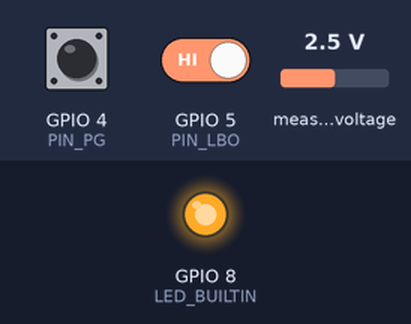
Bench run of a program on a simulated ESP32-C3. Shown: output pins drawn as LEDs (lit = HIGH). The test bench sets the inputs (shaded band); at power-on: GPIO 4 (PIN_PG) HIGH, GPIO 5 (PIN_LBO) HIGH, measured voltage 2.5 V. What the program prints to the serial monitor is not drawn.

Above: at 1.4 s.
1.5 s: GPIO 4 (PIN_PG) pulled LOW for 0.15 s
At 2.3 s:
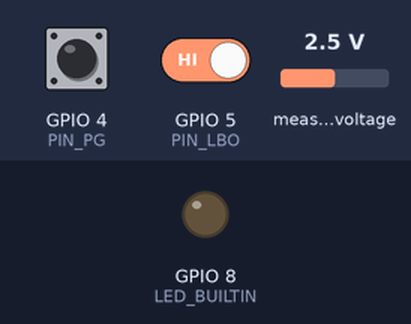
4.2 s: GPIO 4 (PIN_PG) pulled LOW for 3.2 s
At 8.7 s:
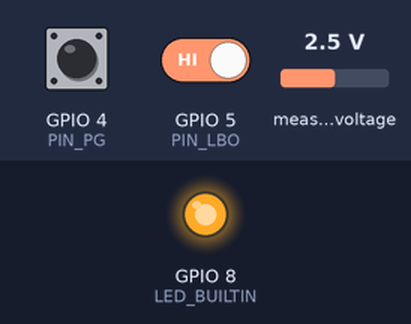
9.0 s: GPIO 4 (PIN_PG) driven LOW and GPIO 5 (PIN_LBO) driven LOW
At 9.8 s:
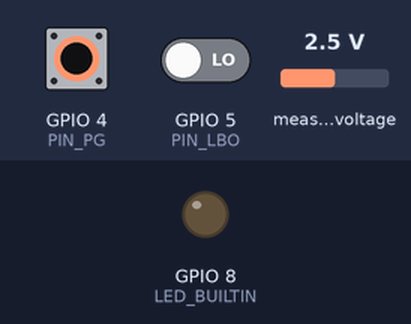
11.7 s: GPIO 4 (PIN_PG) driven HIGH
At 13.8 s:
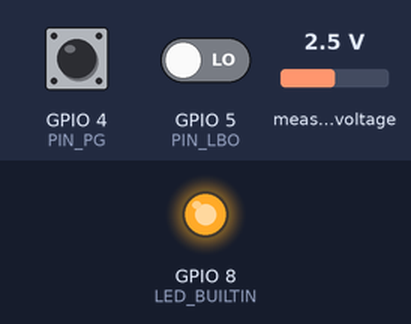
Timing chart, 0 to 14.9 s (numbered marks = the images above; inputs shaded):
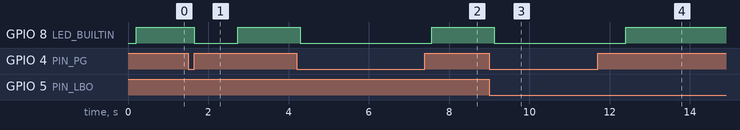

Measured:
- after the input at 1.5 s, GPIO 8 (LED_BUILTIN): HIGH → LOW after 0.15 s, → HIGH 1.1 s later
- after the input at 4.2 s, GPIO 8 (LED_BUILTIN): HIGH → LOW after 0.10 s, → HIGH 3.3 s later
- after the input at 9.0 s, GPIO 8 (LED_BUILTIN): HIGH → LOW after 0.13 s
- after the input at 11.7 s, GPIO 8 (LED_BUILTIN): LOW → HIGH after 0.71 s

The program:

main.cpp
```cpp
// ==== Task 76 – Economia de Energia (ESP32-C3 SuperMini) ====
// Versão com ADS1115 (I2C) para leitura de VBAT.
// Recursos: histerese, Wi-Fi OFF em bateria, light/deep-sleep, wake por PG (EXT0),
// filtro mediana no ADC externo, contadores de tempo por modo, duty-cycle por modo, logs.

#include <Arduino.h>
#include <WiFi.h>
#include "esp_wifi.h"
#include "esp_sleep.h"
#include <Wire.h>
#include <Adafruit_ADS1X15.h>
#include <algorithm>  // std::sort

// ================== PINAGEM (AJUSTE AQUI) ==================
#ifndef LED_BUILTIN
#define LED_BUILTIN 8           // Troque para o LED da sua placa (alguns SuperMini usam GPIO2)
#endif

// I2C do ESP32-C3 SuperMini (ajuste se necessário)
constexpr int I2C_SDA = 8;
constexpr int I2C_SCL = 9;

// Sinais do MCP73871 (open-drain; puxe para 3V3 com resistor/pull-up interno se necessário)
constexpr int PIN_PG  = 4;      // Power-Good: 1 = fonte presente, 0 = em bateria (precisa ser RTC-GPIO p/ wake EXT0)
constexpr int PIN_LBO = 5;      // Low Battery Output (~3.1V do módulo Adafruit), normalmente ativo em nível BAIXO

// Se o seu módulo já fornece pull-ups externos em PG/LBO, troque INPUT_PULLUP por INPUT.
constexpr bool USE_INTERNAL_PULLUPS = true;

// ================== ADS1115 ==================
Adafruit_ADS1115 ads;
constexpr uint8_t ADS_ADDR = 0x48;  // ADDR em GND → 0x48

// ================== CALIBRAÇÃO DO DIVISOR ==================
/*
  Exemplo de divisor para VBAT: 220k (top) / 100k (bottom)
  Fator = Rbottom / (Rtop + Rbottom) = 100k / 320k = 0.3125
  Vbat = Vadc / fator
*/
constexpr float DIV_FACTOR = 0.3125f;                 // Ajuste conforme seu divisor
inline float VBAT_FROM_ADC_V(float vAdc) { return vAdc / DIV_FACTOR; }

// ================== LIMIARES COM HISTERese ==================
constexpr float VBAT_WARN_ENTER = 3.60f;  // Entrar em SAVING
constexpr float VBAT_WARN_EXIT  = 3.70f;  // Sair de SAVING
constexpr float VBAT_CRIT_ENTER = 3.30f;  // Entrar em CRITICAL
constexpr float VBAT_CRIT_EXIT  = 3.40f;  // Sair de CRITICAL

// Debounce de transição PG (rede ↔ bateria)
constexpr uint32_t ON_BATT_GRACE_MS = 1000;

// Duty-cycle de amostragem por modo
constexpr uint32_t SAMPLE_LOG_MS   = 1000;
constexpr uint32_t SAVING_SLEEP_MS = 500;
constexpr uint32_t CRIT_SLEEP_MS   = 1000;

// Deep sleep em crítico persistente
constexpr uint32_t CRIT_PERSIST_MS = 30000;                           // após 30s crítico → deep sleep
constexpr uint64_t DEEP_SLEEP_US   = 5ULL * 60ULL * 1000000ULL;       // 5 minutos

// ================== CONTROLE DE MODO ==================
enum class PowerMode { NORMAL, SAVING, CRITICAL };
PowerMode currentMode = PowerMode::NORMAL;

bool onMains = true;                // verdadeiro se PG=HIGH
uint32_t lastPgChangeMs = 0;
uint32_t tEnterModeMs   = 0;
uint32_t tAccumNormal   = 0, tAccumSaving = 0, tAccumCritical = 0;
uint32_t criticalSince  = 0;

// ================== UTILITÁRIOS ==================
void wifiOff() {
  WiFi.mode(WIFI_OFF);
  esp_wifi_stop(); // garante modem realmente parado
}

void wifiOn() {
  WiFi.mode(WIFI_STA);
  // WiFi.begin("SSID","SENHA"); // habilite se precisar
  esp_wifi_set_ps(WIFI_PS_MIN_MODEM); // PS leve no NORMAL
}

void toCpu160() { setCpuFrequencyMhz(160); }
void toCpu80()  { setCpuFrequencyMhz(80);  }

void enterLightSleep(uint32_t ms) {
  esp_sleep_enable_timer_wakeup((uint64_t)ms * 1000ULL);
  esp_light_sleep_start(); // retorna após acordar
}

void enterDeepSleepFor(uint64_t us) {
  esp_sleep_enable_timer_wakeup(us);
  esp_deep_sleep_start(); // não retorna
}

// Habilitar wake por retorno da rede (PG=HIGH). IMPORTANTE: PIN_PG deve ser RTC-capable.
void enableWakeOnPG() {
  esp_sleep_enable_ext0_wakeup((gpio_num_t)PIN_PG, 1); // wake quando PG=HIGH
}

// Contabiliza tempo no modo anterior e troca de modo
void switchMode(PowerMode next) {
  uint32_t now = millis();
  uint32_t delta = now - tEnterModeMs;
  if (tEnterModeMs != 0) {
    if      (currentMode == PowerMode::NORMAL)   tAccumNormal   += delta;
    else if (currentMode == PowerMode::SAVING)   tAccumSaving   += delta;
    else if (currentMode == PowerMode::CRITICAL) tAccumCritical += delta;
  }
  tEnterModeMs = now;
  currentMode = next;
}

// ================== LEITURA DO VBAT (ADS1115 + MEDIANA) ==================
float readVBAT() {
  const int N = 7;
  int16_t buf[N];

  for (int i = 0; i < N; ++i) {
    // Canal A0 (single-ended). Use A1/A2/A3 conforme sua fiação para outras tensões.
    int16_t raw = ads.readADC_SingleEnded(0);
    buf[i] = raw;
    delay(2);
  }
  std::sort(buf, buf + N);
  int16_t rawMedian = buf[N / 2];

  // Converte para Volts no pino (usa ganho configurado via ads.setGain)
  float vAdc = ads.computeVolts(rawMedian);

  // Converte para tensão real da bateria via divisor
  return VBAT_FROM_ADC_V(vAdc);
}

// ================== POLÍTICA DE MODO ==================
void applyNormalMode() {
  wifiOn();        // habilite Wi-Fi somente se necessário no seu caso
  toCpu160();      // desempenho total
  digitalWrite(LED_BUILTIN, HIGH);
}

void applySavingMode() {
  wifiOff();
  toCpu80();
  digitalWrite(LED_BUILTIN, LOW);
  enterLightSleep(SAVING_SLEEP_MS);
}

void applyCriticalMode() {
  wifiOff();
  toCpu80();
  digitalWrite(LED_BUILTIN, LOW);
  enterLightSleep(CRIT_SLEEP_MS);
}

// Regras de transição com histerese
void updateModeByVbat(float vbat) {
  if (!onMains) {
    // Estamos em bateria
    switch (currentMode) {
      case PowerMode::NORMAL:
        // Caiu pra bateria → vai para SAVING direto
        switchMode(PowerMode::SAVING);
        break;
      case PowerMode::SAVING:
        if (vbat <= VBAT_CRIT_ENTER) {
          switchMode(PowerMode::CRITICAL);
          criticalSince = millis();
        }
        break;
      case PowerMode::CRITICAL:
        if (vbat >= VBAT_CRIT_EXIT) {
          switchMode(PowerMode::SAVING);
          criticalSince = 0;
        }
        break;
    }
  } else {
    // Fonte presente → NORMAL
    if (currentMode != PowerMode::NORMAL) {
      switchMode(PowerMode::NORMAL);
      criticalSince = 0;
    }
  }
}

// ================== SETUP/LOOP ==================
void setup() {
  pinMode(LED_BUILTIN, OUTPUT);
  digitalWrite(LED_BUILTIN, LOW);

  Serial.begin(115200);
  delay(200);
  Serial.println(F("\n[BOOT] Task 76 - Economia de Energia (ESP32-C3 + ADS1115)"));

  // I2C + ADS1115
  Wire.begin(I2C_SDA, I2C_SCL);
  // Ganho ±2.048 V (GAIN_TWO): ótima resolução para ~1.31 V do divisor quando VBAT=4.2 V
  ads.setGain(GAIN_TWO); // LSB ~62.5 µV
  if (!ads.begin(ADS_ADDR)) {
    Serial.println(F("[ERR] ADS1115 nao encontrado (0x48). Verifique I2C/ADDR."));
    while (1) delay(10);
  }

  // Entradas digitais
  if (USE_INTERNAL_PULLUPS) {
    pinMode(PIN_PG,  INPUT_PULLUP);
    pinMode(PIN_LBO, INPUT_PULLUP);
  } else {
    pinMode(PIN_PG,  INPUT);
    pinMode(PIN_LBO, INPUT);
  }

  // Estado inicial baseado em PG (rede presente?)
  onMains = (digitalRead(PIN_PG) == HIGH);
  tEnterModeMs = millis();
  if (onMains) {
    switchMode(PowerMode::NORMAL);
    applyNormalMode();
    Serial.println(F("[MODE] NORMAL (fonte presente)"));
  } else {
    switchMode(PowerMode::SAVING);
    applySavingMode();
    Serial.println(F("[MODE] SAVING (em bateria)"));
  }

  // Wake-up por retorno da rede (PG=HIGH) em deep-sleep
  enableWakeOnPG();

  // Opcional: manter estado de GPIOs durante deep-sleep (ex.: LED)
  // gpio_hold_en((gpio_num_t)LED_BUILTIN);
  // esp_sleep_pd_config(ESP_PD_DOMAIN_RTC_PERIPH, ESP_PD_OPTION_ON);
}

void loop() {
  // 1) Debounce de PG (rede ↔ bateria)
  bool pgNow = (digitalRead(PIN_PG) == HIGH);
  if (pgNow != onMains) {
    if (millis() - lastPgChangeMs > ON_BATT_GRACE_MS) {
      onMains = pgNow;
      lastPgChangeMs = millis();
      Serial.printf("[PG] Fonte %s\n", onMains ? "PRESENTE" : "AUSENTE (BAT)");
    }
  }

  // 2) Leitura de VBAT e LBO (~3.1V fixo do módulo Adafruit; checar ativo-alto/baixo)
  float vbat = readVBAT();
  bool lboActive = (digitalRead(PIN_LBO) == LOW); // ajuste se seu LBO for ativo-alto

  // 3) Política baseada em VBAT + histerese + LBO
  updateModeByVbat(vbat);

  // Se LBO disparar, força CRITICAL (último estágio) mesmo que a tensão oscile
  if (!onMains && lboActive && currentMode != PowerMode::CRITICAL) {
    switchMode(PowerMode::CRITICAL);
    criticalSince = millis();
    Serial.println(F("[LBO] Low-battery asserted → CRITICAL"));
  }

  // 4) Ações por modo
  switch (currentMode) {
    case PowerMode::NORMAL:   applyNormalMode();   break;
    case PowerMode::SAVING:   applySavingMode();   break;
    case PowerMode::CRITICAL: applyCriticalMode(); break;
  }

  // 5) Deep-sleep se crítico persistir
  if (currentMode == PowerMode::CRITICAL && !onMains) {
    if (criticalSince != 0 && (millis() - criticalSince) > CRIT_PERSIST_MS) {
      Serial.println(F("[ACTION] Deep sleep (5 min) – crítico persistente"));
      // Acorda por timer OU retorno de rede (EXT0 em PG=HIGH)
      enterDeepSleepFor(DEEP_SLEEP_US);
    }
  }

  // 6) Telemetria de validação (log periódico)
  static uint32_t lastLog = 0;
  if (millis() - lastLog > SAMPLE_LOG_MS) {
    lastLog = millis();
    Serial.printf("[STAT] VBAT=%.3f V, PG=%d, LBO=%d, MODE=%d | T[N:%lus S:%lus C:%lus]\n",
                  vbat, (int)onMains, (int)lboActive, (int)currentMode,
                  tAccumNormal/1000, tAccumSaving/1000, tAccumCritical/1000);
  }

  // Pequeno atraso para evitar busy-loop quando não estamos em sleep
  delay(20);
}
// ============================================================
```
